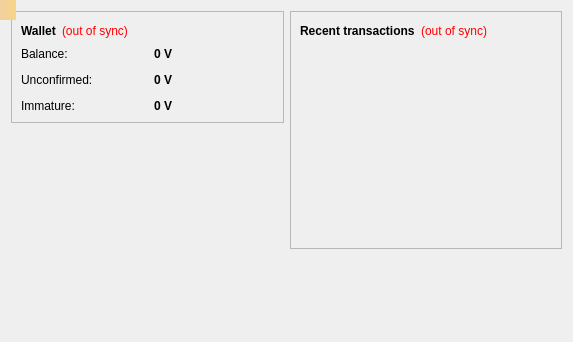
<?xml version="1.0" encoding="UTF-8"?>
<ui version="4.0">
 <class>OverviewPage</class>
 <widget class="QWidget" name="OverviewPage">
  <property name="geometry">
   <rect>
    <x>0</x>
    <y>0</y>
    <width>573</width>
    <height>342</height>
   </rect>
  </property>
  <property name="windowTitle">
   <string>Form</string>
  </property>
  <layout class="QGridLayout" name="gridLayout_2">
   <item row="0" column="0">
    <layout class="QHBoxLayout" name="horizontalLayout" stretch="1,1">
     <item>
      <layout class="QVBoxLayout" name="verticalLayout_2">
       <item>
        <widget class="QFrame" name="frame">
         <property name="frameShape">
          <enum>QFrame::StyledPanel</enum>
         </property>
         <property name="frameShadow">
          <enum>QFrame::Raised</enum>
         </property>
         <layout class="QVBoxLayout" name="verticalLayout_4">
          <item>
           <layout class="QHBoxLayout" name="horizontalLayout_4">
            <item>
             <widget class="QLabel" name="label_5">
              <property name="font">
               <font>
                <weight>75</weight>
                <bold>true</bold>
               </font>
              </property>
              <property name="text">
               <string>Wallet</string>
              </property>
             </widget>
            </item>
            <item>
             <widget class="QLabel" name="labelWalletStatus">
              <property name="toolTip">
               <string>&lt;html&gt;&lt;head/&gt;&lt;body&gt;&lt;p&gt;The displayed information may be out of date. Your wallet automatically synchronizes with the VitCoin network after a connection is established, but this process has not completed yet.&lt;/p&gt;&lt;/body&gt;&lt;/html&gt;</string>
              </property>
              <property name="styleSheet">
               <string notr="true">QLabel { color: red; }</string>
              </property>
              <property name="text">
               <string notr="true">(out of sync)</string>
              </property>
              <property name="alignment">
               <set>Qt::AlignLeading|Qt::AlignLeft|Qt::AlignVCenter</set>
              </property>
             </widget>
            </item>
            <item>
             <spacer name="horizontalSpacer_2">
              <property name="orientation">
               <enum>Qt::Horizontal</enum>
              </property>
              <property name="sizeHint" stdset="0">
               <size>
                <width>40</width>
                <height>20</height>
               </size>
              </property>
             </spacer>
            </item>
           </layout>
          </item>
          <item>
           <layout class="QGridLayout" name="gridLayout">
            <property name="spacing">
             <number>12</number>
            </property>
            <item row="0" column="0">
             <widget class="QLabel" name="label">
              <property name="text">
               <string>Balance:</string>
              </property>
             </widget>
            </item>
            <item row="0" column="1">
             <widget class="QLabel" name="labelBalance">
              <property name="font">
               <font>
                <weight>75</weight>
                <bold>true</bold>
               </font>
              </property>
              <property name="cursor">
               <cursorShape>IBeamCursor</cursorShape>
              </property>
              <property name="toolTip">
               <string>Your current balance</string>
              </property>
              <property name="text">
               <string notr="true">0 V</string>
              </property>
              <property name="textInteractionFlags">
               <set>Qt::LinksAccessibleByMouse|Qt::TextSelectableByKeyboard|Qt::TextSelectableByMouse</set>
              </property>
             </widget>
            </item>
            <item row="1" column="0">
             <widget class="QLabel" name="label_3">
              <property name="text">
               <string>Unconfirmed:</string>
              </property>
             </widget>
            </item>
            <item row="1" column="1">
             <widget class="QLabel" name="labelUnconfirmed">
              <property name="font">
               <font>
                <weight>75</weight>
                <bold>true</bold>
               </font>
              </property>
              <property name="cursor">
               <cursorShape>IBeamCursor</cursorShape>
              </property>
              <property name="toolTip">
               <string>Total of transactions that have yet to be confirmed, and do not yet count toward the current balance</string>
              </property>
              <property name="text">
               <string notr="true">0 V</string>
              </property>
              <property name="textInteractionFlags">
               <set>Qt::LinksAccessibleByMouse|Qt::TextSelectableByKeyboard|Qt::TextSelectableByMouse</set>
              </property>
             </widget>
            </item>
            <item row="2" column="0">
             <widget class="QLabel" name="labelImmatureText">
              <property name="text">
               <string>Immature:</string>
              </property>
             </widget>
            </item>
            <item row="2" column="1">
             <widget class="QLabel" name="labelImmature">
              <property name="font">
               <font>
                <weight>75</weight>
                <bold>true</bold>
               </font>
              </property>
              <property name="toolTip">
               <string>Mined balance that has not yet matured</string>
              </property>
              <property name="text">
               <string notr="true">0 V</string>
              </property>
              <property name="textInteractionFlags">
               <set>Qt::LinksAccessibleByMouse|Qt::TextSelectableByKeyboard|Qt::TextSelectableByMouse</set>
              </property>
             </widget>
            </item>
           </layout>
          </item>
         </layout>
        </widget>
       </item>
       <item>
        <spacer name="verticalSpacer_3">
         <property name="orientation">
          <enum>Qt::Vertical</enum>
         </property>
         <property name="sizeHint" stdset="0">
          <size>
           <width>20</width>
           <height>40</height>
          </size>
         </property>
        </spacer>
       </item>
       <item>
        <widget class="QLabel" name="label_wallet_bgcoin">
         <property name="text">
          <string/>
         </property>
         <property name="pixmap">
          <pixmap resource="../bitcoin.qrc">:/images/wallet_bgcoin</pixmap>
         </property>
         <property name="scaledContents">
          <bool>false</bool>
         </property>
         <property name="alignment">
          <set>Qt::AlignCenter</set>
         </property>
         <property name="margin">
          <number>0</number>
         </property>
        </widget>
       </item>
       <item>
        <spacer name="verticalSpacer">
         <property name="orientation">
          <enum>Qt::Vertical</enum>
         </property>
         <property name="sizeHint" stdset="0">
          <size>
           <width>20</width>
           <height>40</height>
          </size>
         </property>
        </spacer>
       </item>
      </layout>
     </item>
     <item>
      <layout class="QVBoxLayout" name="verticalLayout_3">
       <item>
        <widget class="QFrame" name="frame_2">
         <property name="frameShape">
          <enum>QFrame::StyledPanel</enum>
         </property>
         <property name="frameShadow">
          <enum>QFrame::Raised</enum>
         </property>
         <layout class="QVBoxLayout" name="verticalLayout">
          <item>
           <layout class="QHBoxLayout" name="horizontalLayout_2">
            <item>
             <widget class="QLabel" name="label_4">
              <property name="text">
               <string>&lt;b&gt;Recent transactions&lt;/b&gt;</string>
              </property>
             </widget>
            </item>
            <item>
             <widget class="QLabel" name="labelTransactionsStatus">
              <property name="toolTip">
               <string>&lt;html&gt;&lt;head/&gt;&lt;body&gt;&lt;p&gt;The displayed information may be out of date. Your wallet automatically synchronizes with the VitCoin network after a connection is established, but this process has not completed yet.&lt;/p&gt;&lt;/body&gt;&lt;/html&gt;</string>
              </property>
              <property name="styleSheet">
               <string notr="true">QLabel { color: red; }</string>
              </property>
              <property name="text">
               <string notr="true">(out of sync)</string>
              </property>
              <property name="alignment">
               <set>Qt::AlignRight|Qt::AlignTrailing|Qt::AlignVCenter</set>
              </property>
             </widget>
            </item>
            <item>
             <spacer name="horizontalSpacer">
              <property name="orientation">
               <enum>Qt::Horizontal</enum>
              </property>
              <property name="sizeHint" stdset="0">
               <size>
                <width>40</width>
                <height>20</height>
               </size>
              </property>
             </spacer>
            </item>
           </layout>
          </item>
          <item>
           <widget class="QListView" name="listTransactions">
            <property name="styleSheet">
             <string notr="true">QListView { background: transparent; }</string>
            </property>
            <property name="frameShape">
             <enum>QFrame::NoFrame</enum>
            </property>
            <property name="verticalScrollBarPolicy">
             <enum>Qt::ScrollBarAlwaysOff</enum>
            </property>
            <property name="horizontalScrollBarPolicy">
             <enum>Qt::ScrollBarAlwaysOff</enum>
            </property>
            <property name="selectionMode">
             <enum>QAbstractItemView::NoSelection</enum>
            </property>
           </widget>
          </item>
         </layout>
        </widget>
       </item>
       <item>
        <spacer name="verticalSpacer_2">
         <property name="orientation">
          <enum>Qt::Vertical</enum>
         </property>
         <property name="sizeHint" stdset="0">
          <size>
           <width>20</width>
           <height>40</height>
          </size>
         </property>
        </spacer>
       </item>
      </layout>
     </item>
    </layout>
   </item>
  </layout>
  <widget class="QLabel" name="labelAlerts">
   <property name="geometry">
    <rect>
     <x>0</x>
     <y>0</y>
     <width>16</width>
     <height>20</height>
    </rect>
   </property>
   <property name="visible">
    <bool>false</bool>
   </property>
   <property name="styleSheet">
    <string notr="true">background-color: qlineargradient(x1: 0, y1: 0, x2: 1, y2: 0, stop:0 #F0D0A0, stop:1 #F8D488); color:#000000;</string>
   </property>
   <property name="wordWrap">
    <bool>true</bool>
   </property>
   <property name="margin">
    <number>3</number>
   </property>
  </widget>
 </widget>
 <resources>
  <include location="../bitcoin.qrc"/>
 </resources>
 <connections/>
</ui>
